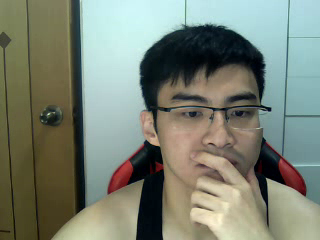
#> input picture frame 14 of data_human_video.avi, 320 x 240 px
$ python Image_Face_Detection_Video.py
#> lines starting #> are read from the running program, lines starting #| are printed output that depends on the picture; after the words box and inside, x2 and y2 are one past the last pixel; in counts of white or black regions, pixels touching at a corner belong together
import cv2

video_path = "D:\Python3\Face_Detection\data_human_video.avi"


def main():
    camera = cv2.VideoCapture(video_path)             # 0 = first camera
    #camera.set(cv2.CAP_PROP_FRAME_WIDTH,960) # set frame dimensions
    #camera.set(cv2.CAP_PROP_FRAME_HEIGHT,480)
    faceCascade = cv2.CascadeClassifier("D:\Python3\Face_Detection\haarcascade_frontalface_default.xml")
    while (camera.isOpened()):
        #Capture frame by frame
        ret,frame = camera.read()
#> frame is the input picture: shape (240, 320, 3); mean B, G, R 115.7, 129.5, 122.3
        gray_frame = cv2.cvtColor(frame,cv2.COLOR_BGR2GRAY)
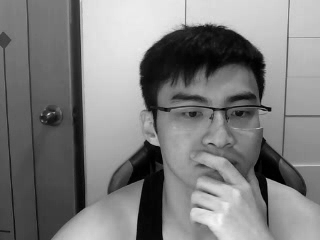
#> gray_frame: shape (240, 320); min 0, max 248, mean 125.7
        human = faceCascade.detectMultiScale(gray_frame,scaleFactor=1.1,minNeighbors=8,minSize=(40,40))
#> human = [[154, 65, 121, 121]]
        print("{0} faces deteced!".format(len(human)))
#| 1 faces deteced!
        for(x,y,w,h)in human:
            cv2.rectangle(frame,(x,y),(x+w,y+h),(0,255,0),2)
#> this loop made 1 pass
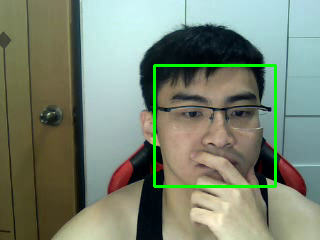
#> frame: shape (240, 320, 3); 1.89% of pixels changed, all inside (x1, y1, x2, y2) = (153, 64, 277, 188)
        cv2.putText(frame, "Human", (x+w+10, y+h+10), cv2.FONT_HERSHEY_COMPLEX_SMALL, 1, (255,255,255))
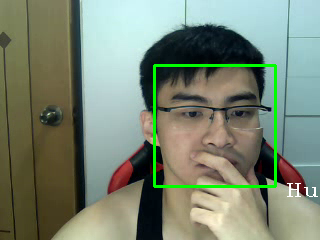
#> frame: shape (240, 320, 3); 0.17% of pixels changed, all inside (x1, y1, x2, y2) = (287, 183, 318, 197)
        cv2.imshow("Detector",frame)
        cv2.waitKey(25)
    camera.release() #When everything is done, release the capture
    cv2.destroyAllWindows()


if __name__ == '__main__':
    main()

$ run again, starting later in the video
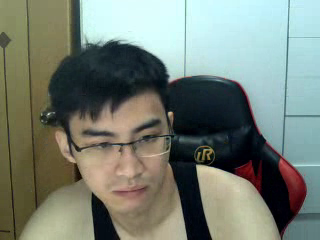
#> input picture frame 63 of data_human_video.avi, 320 x 240 px
#> in main, frame is the input picture: shape (240, 320, 3); mean B, G, R 117.2, 127.6, 118.6
#> in main, `gray_frame = cv2.cvtColor(frame,cv2.COLOR_BGR2GRAY)`:
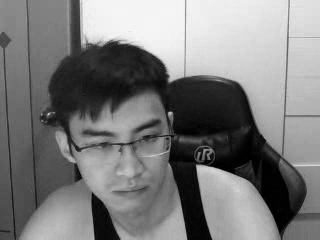
#> gray_frame: shape (240, 320); min 0, max 246, mean 123.6
#> human = [[69, 97, 117, 117]]
#| 1 faces deteced!
#> the loop in main, `for(x,y,w,h)in human:` made 1 pass
#> in main, `cv2.putText(frame, "Human", (x+w+10, y+h+10), cv2.FONT_HERSHEY_COMPLEX..`:
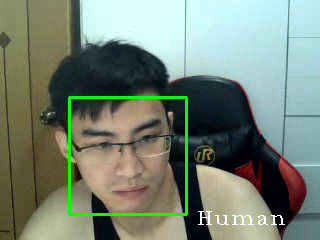
#> frame: shape (240, 320, 3); mean B, G, R 116.7, 131.5, 117.9

$ run again, starting later in the video
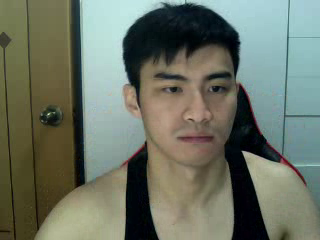
#> input picture frame 112 of data_human_video.avi, 320 x 240 px
#> in main, frame is the input picture: shape (240, 320, 3); mean B, G, R 100.8, 114.8, 107.7
#> in main, `gray_frame = cv2.cvtColor(frame,cv2.COLOR_BGR2GRAY)`:
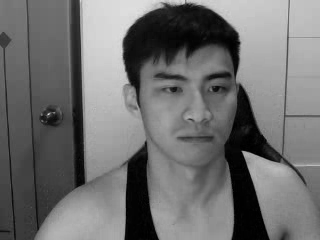
#> gray_frame: shape (240, 320); min 0, max 225, mean 111.1
#> human = [[134, 43, 120, 120]]
#| 1 faces deteced!
#> the loop in main, `for(x,y,w,h)in human:` made 1 pass
#> in main, `cv2.putText(frame, "Human", (x+w+10, y+h+10), cv2.FONT_HERSHEY_COMPLEX..`:
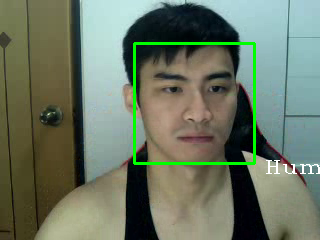
#> frame: shape (240, 320, 3); mean B, G, R 99.7, 118.3, 106.7
